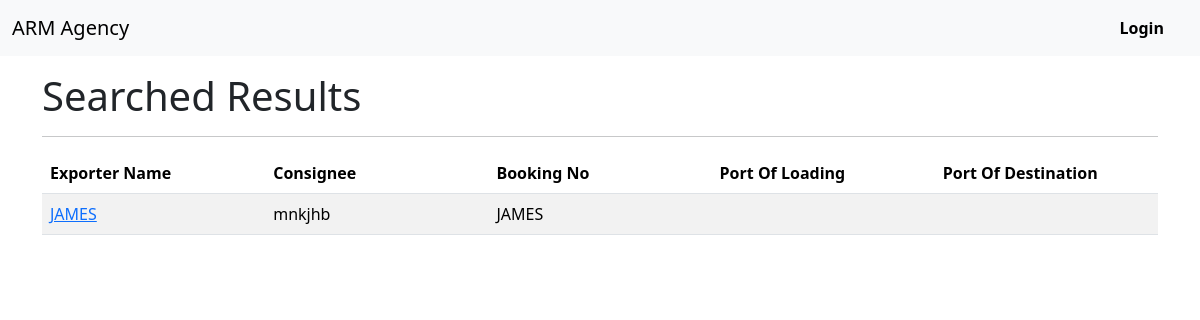
Before: /jobACD/list/search/ with the older database file.
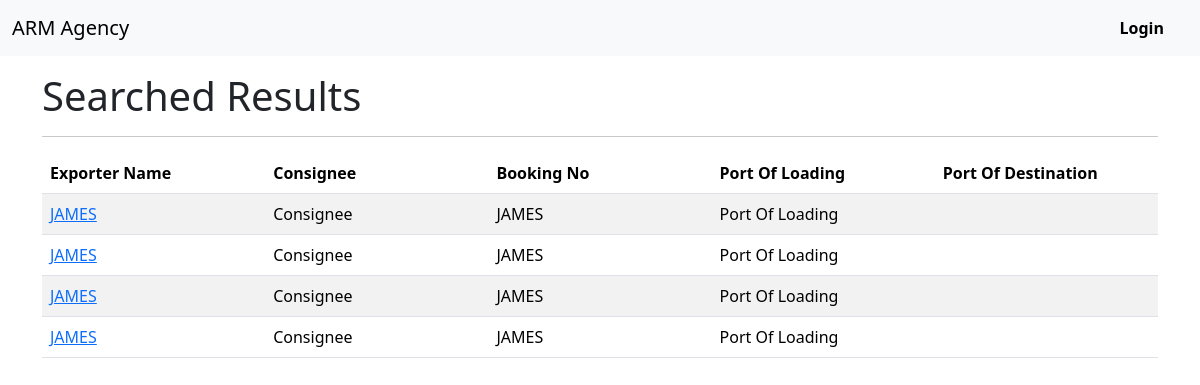
After: the same page with the newer database file.
### jobACD/models.py (models this page shows, shortened)
class AcdModel(models.Model):
    index = models.ForeignKey(DataOfJob, on_delete=models.CASCADE, primary_key=True)
    jobNumber = models.IntegerField(blank=True, null=True, default=0)
    exporterAddress = models.CharField(default='Exporter Address', blank=True, null=True, max_length=255)
    bookingNum = models.CharField(default='Booking Num', blank=True, null=True, max_length=255)
    consignee = models.CharField(default='Consignee', blank=True, null=True, max_length=255)
    nameOfOceanCarrier = models.CharField(default='Name Of Ocean Carrier', blank=True, null=True, max_length=255)
    vesselName = models.CharField(default='Vessel Name', blank=True, null=True, max_length=255)
    placeOfReceiptOfGood = models.CharField(default='Place Of Receipt Of Good', blank=True, null=True, max_length=255)
    portOfLoading = models.CharField(default='Port Of Loading', blank=True, null=True, max_length=255)
    portOfDischarge = models.CharField(default='Port Of Discharge', blank=True, null=True, max_length=255)
    placeOfDeliveryWithStateCode = models.CharField(default='Place Of Delivery', blank=True, null=True, max_length=255)
    containerNum = models.CharField(default='Container Num', blank=True, null=True, max_length=255)
    customSeal = models.IntegerField(default=0, blank=True, null=True, max_length=255)
    shippingBillNo = models.IntegerField(default=0, blank=True, null=True)
    marks = models.CharField(default='Marks', blank=True, null=True, max_length=255)
    noOfPkgs = models.IntegerField(default=0, blank=True, null=True)
    fullCommondityDescription = models.CharField(default='Description', max_length=255, blank=True, null=True)
    grossWt = models.FloatField(default=0.0, blank=True, null=True)
    htsCode = models.IntegerField(default=0, blank=True, null=True)
    placeOfIssueOfCargo = models.CharField(default='Issue Of Cargo', max_length=255, blank=True, null=True)
    dateOfIssueOfCargo = models.DateField(default=date.today, blank=True, null=True)
    exporterName = models.CharField(default='Exporter Name', blank=True, null=True, max_length=255)
    NameOfAuthorised = models.CharField(default='Name Of Authorised', max_length=255, blank=True)
    signatureImg = models.ImageField(upload_to='signature_pic/%y', blank=True, null=True)

### jobACD/views.py (the view)
# urls.py: path('list/search/', views.search_view, name='search'),
def search_view(request):
    query = request.GET.get('search', '')
    search_fields = [
    'exporterName',
    'consignee',
    'bookingNum',
    'containerNum',
]
    query_conditions = Q()
    for field in search_fields:
        query_conditions |= Q(**{f'{field}__icontains': query})
    results = AcdModel.objects.filter(query_conditions)
    return render(request, 'jobACD/search.html', {'results': results})

### jobACD/templates/jobACD/search.html
{% extends 'base.html' %}
{% block content %}
<h1>Searched Results</h1>
<hr>
    {% if results %}
    <table class="table table-striped">
        <thead>
          <tr>
            <th style="width: 20%;" scope="col ">Exporter Name</th>
            <th style="width: 20%;" scope="col ">Consignee</th>
            <th style="width: 20%;" scope="col ">Booking No</th>
            <th style="width: 20%;" scope="col ">Port Of Loading</th>
            <th style="width: 20%;" scope="col ">Port Of Destination</th>
          </tr>
        </thead>
        <tbody>
            {% for job in results %}
            <tr>
              <td><a href="{% url 'jobBOL:bolDetail' pk=job.pk %}">{{ job.exporterName }}</a></td>
              <td>{{ job.consignee }}</td>
              <td>{{ job.bookingNum }}</td>
              <td>{{ job.portOfLoading }}</td>
              <td>{{ job.portOfDestination }}</td>
            </tr>
            {% endfor %}
        </tbody>
    </table>
    {% else %}
        <p>No results found.</p>
    {% endif %}
{% endblock %}

Changed rows visible on the page:
changed AcdModel (number 1 of 4 on the later page): consignee "mnkjhb" → "Consignee"; portOfLoading (not shown) → "Port Of Loading"
added AcdModel: exporterName "JAMES", consignee "Consignee", bookingNum "JAMES", portOfLoading "Port Of Loading"
added AcdModel: exporterName "JAMES", consignee "Consignee", bookingNum "JAMES", portOfLoading "Port Of Loading"
added AcdModel: exporterName "JAMES", consignee "Consignee", bookingNum "JAMES", portOfLoading "Port Of Loading"
